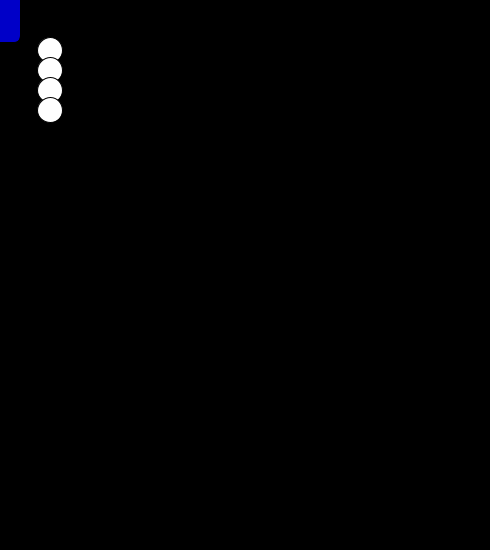
Frame 1 (no input)
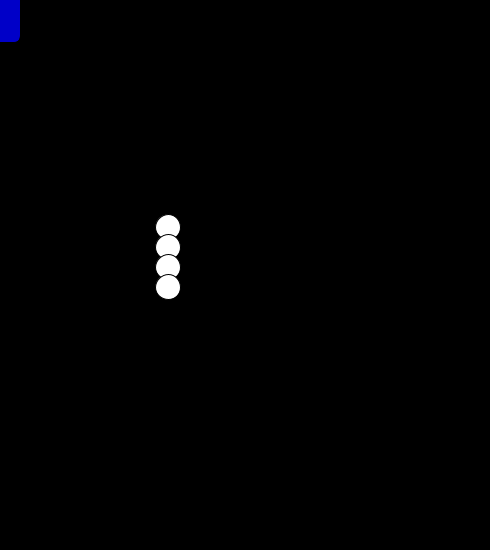
Frame 60 (the mouse pressed at the canvas centre just before this capture)
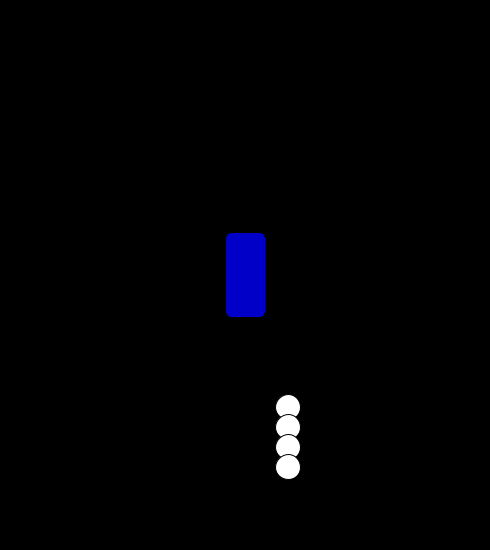
Frame 120 (the mouse held since frame 60 and released just before this capture)

The Processing sketch that drew these frames (run headless with seeded random() and noise(); from frame 60 on, the mouse is pressed at the canvas centre):

// Processing sketch: processing_105647
// ── processing_105647.pde

//Jonah Abramson
//
//8/5/13


void setup() {
  size(490, 550);
  background(0);
  frameRate(60);
}

int dx = 2;
int dy = 3;

int x = 50;
int y = 50;

void draw() {
  background(0);
  fill (255);
  
  for (int i=0; i<4; i++) 
  ellipse(x, y+i*20, 25, 25);
  
  x = x + dx;
  y = y + dy;
  
  if ( x < 0 || x > 475){
    dx = -1 * dx;
  }
  if ( y < 0 || y > 475){
    dy = -1 * dy;
  }
 
  rectMode(CENTER);
  fill(0, 0, 200);
  rect(mouseX, mouseY, 40, 85, 7);
  
}
